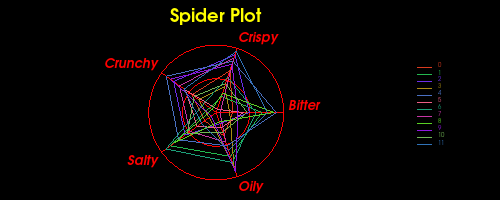

This figure's Python source:
#!/usr/bin/env python

# Test vtkSpiderPlotActor with multiple random data arrays and colored plots.

import vtkmodules.vtkInteractionStyle  # noqa: F401
import vtkmodules.vtkRenderingFreeType  # noqa: F401
import vtkmodules.vtkRenderingOpenGL2  # noqa: F401

from vtkmodules.vtkCommonCore import vtkFloatArray
from vtkmodules.vtkCommonDataModel import vtkDataObject
from vtkmodules.vtkRenderingAnnotation import vtkSpiderPlotActor
from vtkmodules.vtkRenderingCore import (
    vtkRenderWindow,
    vtkRenderWindowInteractor,
    vtkRenderer,
)

num_tuples = 12

# Fixed data arrays
bitter = vtkFloatArray()
bitter.SetNumberOfTuples(num_tuples)
for i, v in enumerate([3.2, 7.1, 5.4, 2.8, 9.0, 4.6, 6.3, 1.5, 8.7, 3.9, 5.1, 7.8]):
    bitter.SetTuple1(i, v)

crispy = vtkFloatArray()
crispy.SetNumberOfTuples(num_tuples)
for i, v in enumerate([0.3, -0.5, 0.8, -0.2, 0.6, -0.9, 0.1, 0.7, -0.4, 0.5, -0.1, 0.9]):
    crispy.SetTuple1(i, v)

crunchy = vtkFloatArray()
crunchy.SetNumberOfTuples(num_tuples)
for i, v in enumerate([45.2, 12.8, 78.3, 33.1, 91.5, 56.7, 23.4, 67.9, 8.6, 84.2, 41.0, 59.3]):
    crunchy.SetTuple1(i, v)

salty = vtkFloatArray()
salty.SetNumberOfTuples(num_tuples)
for i, v in enumerate([2.1, 8.4, 5.7, 1.3, 6.9, 3.5, 9.2, 4.8, 7.6, 0.9, 5.3, 2.7]):
    salty.SetTuple1(i, v)

oily = vtkFloatArray()
oily.SetNumberOfTuples(num_tuples)
for i, v in enumerate([12.3, 18.7, 8.5, 22.1, 15.4, 9.8, 20.6, 14.2, 7.9, 23.5, 11.1, 16.8]):
    oily.SetTuple1(i, v)

data_object = vtkDataObject()
data_object.GetFieldData().AddArray(bitter)
data_object.GetFieldData().AddArray(crispy)
data_object.GetFieldData().AddArray(crunchy)
data_object.GetFieldData().AddArray(salty)
data_object.GetFieldData().AddArray(oily)

# Spider plot actor
spider_plot_actor = vtkSpiderPlotActor()
spider_plot_actor.SetInputData(data_object)
spider_plot_actor.SetTitle("Spider Plot")
spider_plot_actor.SetIndependentVariablesToColumns()
spider_plot_actor.GetPositionCoordinate().SetValue(0.05, 0.1, 0.0)
spider_plot_actor.GetPosition2Coordinate().SetValue(0.95, 0.85, 0.0)
spider_plot_actor.GetProperty().SetColor(1, 0, 0)
spider_plot_actor.SetAxisLabel(0, "Bitter")
spider_plot_actor.SetAxisRange(0, 1, 10)
spider_plot_actor.SetAxisLabel(1, "Crispy")
spider_plot_actor.SetAxisRange(1, -1, 1)
spider_plot_actor.SetAxisLabel(2, "Crunchy")
spider_plot_actor.SetAxisRange(2, 1, 100)
spider_plot_actor.SetAxisLabel(3, "Salty")
spider_plot_actor.SetAxisRange(3, 0, 10)
spider_plot_actor.SetAxisLabel(4, "Oily")
spider_plot_actor.SetAxisRange(4, 5, 25)
spider_plot_actor.GetLegendActor().SetNumberOfEntries(num_tuples)

spider_plot_actor.SetPlotColor(0, 0.85, 0.23, 0.12)
spider_plot_actor.SetPlotColor(1, 0.14, 0.72, 0.31)
spider_plot_actor.SetPlotColor(2, 0.42, 0.18, 0.91)
spider_plot_actor.SetPlotColor(3, 0.67, 0.55, 0.08)
spider_plot_actor.SetPlotColor(4, 0.29, 0.44, 0.76)
spider_plot_actor.SetPlotColor(5, 0.93, 0.37, 0.52)
spider_plot_actor.SetPlotColor(6, 0.11, 0.63, 0.48)
spider_plot_actor.SetPlotColor(7, 0.78, 0.21, 0.65)
spider_plot_actor.SetPlotColor(8, 0.35, 0.82, 0.14)
spider_plot_actor.SetPlotColor(9, 0.56, 0.09, 0.88)
spider_plot_actor.SetPlotColor(10, 0.44, 0.71, 0.33)
spider_plot_actor.SetPlotColor(11, 0.19, 0.45, 0.72)

spider_plot_actor.LegendVisibilityOn()
spider_plot_actor.GetTitleTextProperty().SetColor(1, 1, 0)
spider_plot_actor.GetLabelTextProperty().SetColor(1, 0, 0)

# Renderer
renderer = vtkRenderer()
renderer.AddActor(spider_plot_actor)
renderer.SetBackground(0, 0, 0)

# Render window
render_window = vtkRenderWindow()
render_window.AddRenderer(renderer)
render_window.SetWindowName("spider plot actor")
render_window.SetMultiSamples(0)
render_window.SetSize(500, 200)

# Interactor
interactor = vtkRenderWindowInteractor()
interactor.SetRenderWindow(render_window)

interactor.Initialize()
interactor.Start()
